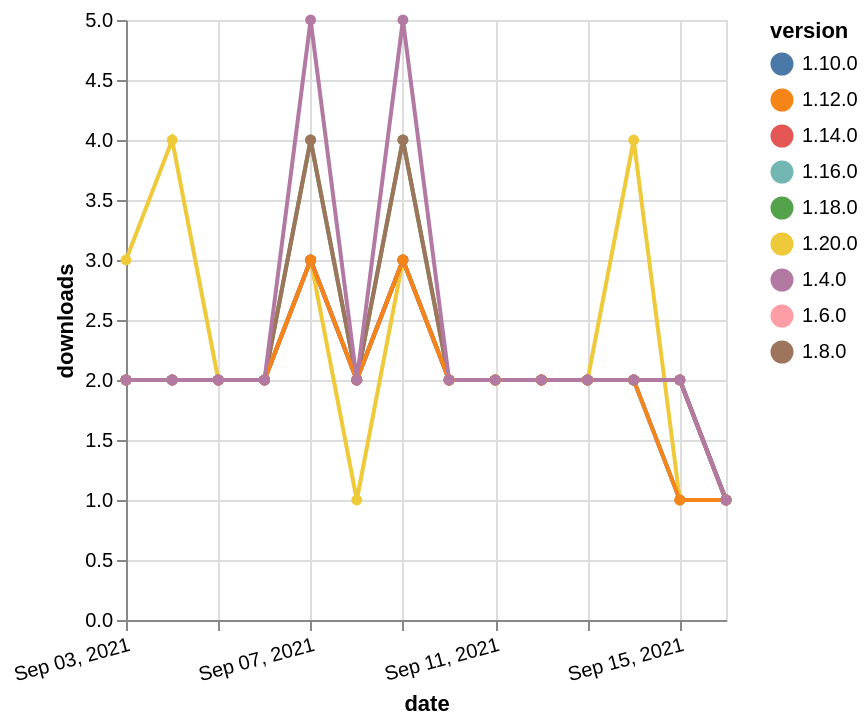

Describe this chart as a Vega-Lite specification.
### Vega-Lite specification from a JSON file in a GitHub repository (floating-point values rounded to 4 significant figures)
{"$schema": "https://vega.github.io/schema/vega-lite/v5.json", "description": "A simple bar chart with embedded data.", "data": {"values": [{"date": "2021-09-03", "total": 2637, "delta": 2, "version": "1.6.0"}, {"date": "2021-09-04", "total": 2639, "delta": 2, "version": "1.6.0"}, {"date": "2021-09-05", "total": 2641, "delta": 2, "version": "1.6.0"}, {"date": "2021-09-06", "total": 2643, "delta": 2, "version": "1.6.0"}, {"date": "2021-09-07", "total": 2646, "delta": 3, "version": "1.6.0"}, {"date": "2021-09-08", "total": 2648, "delta": 2, "version": "1.6.0"}, {"date": "2021-09-09", "total": 2651, "delta": 3, "version": "1.6.0"}, {"date": "2021-09-10", "total": 2653, "delta": 2, "version": "1.6.0"}, {"date": "2021-09-11", "total": 2655, "delta": 2, "version": "1.6.0"}, {"date": "2021-09-12", "total": 2657, "delta": 2, "version": "1.6.0"}, {"date": "2021-09-13", "total": 2659, "delta": 2, "version": "1.6.0"}, {"date": "2021-09-14", "total": 2661, "delta": 2, "version": "1.6.0"}, {"date": "2021-09-15", "total": 2663, "delta": 2, "version": "1.6.0"}, {"date": "2021-09-16", "total": 2664, "delta": 1, "version": "1.6.0"}, {"date": "2021-09-03", "total": 716, "delta": 2, "version": "1.18.0"}, {"date": "2021-09-04", "total": 718, "delta": 2, "version": "1.18.0"}, {"date": "2021-09-05", "total": 720, "delta": 2, "version": "1.18.0"}, {"date": "2021-09-06", "total": 722, "delta": 2, "version": "1.18.0"}, {"date": "2021-09-07", "total": 726, "delta": 4, "version": "1.18.0"}, {"date": "2021-09-08", "total": 728, "delta": 2, "version": "1.18.0"}, {"date": "2021-09-09", "total": 732, "delta": 4, "version": "1.18.0"}, {"date": "2021-09-10", "total": 734, "delta": 2, "version": "1.18.0"}, {"date": "2021-09-11", "total": 736, "delta": 2, "version": "1.18.0"}, {"date": "2021-09-12", "total": 738, "delta": 2, "version": "1.18.0"}, {"date": "2021-09-13", "total": 740, "delta": 2, "version": "1.18.0"}, {"date": "2021-09-14", "total": 742, "delta": 2, "version": "1.18.0"}, {"date": "2021-09-15", "total": 744, "delta": 2, "version": "1.18.0"}, {"date": "2021-09-16", "total": 745, "delta": 1, "version": "1.18.0"}, {"date": "2021-09-03", "total": 2526, "delta": 2, "version": "1.8.0"}, {"date": "2021-09-04", "total": 2528, "delta": 2, "version": "1.8.0"}, {"date": "2021-09-05", "total": 2530, "delta": 2, "version": "1.8.0"}, {"date": "2021-09-06", "total": 2532, "delta": 2, "version": "1.8.0"}, {"date": "2021-09-07", "total": 2536, "delta": 4, "version": "1.8.0"}, {"date": "2021-09-08", "total": 2538, "delta": 2, "version": "1.8.0"}, {"date": "2021-09-09", "total": 2542, "delta": 4, "version": "1.8.0"}, {"date": "2021-09-10", "total": 2544, "delta": 2, "version": "1.8.0"}, {"date": "2021-09-11", "total": 2546, "delta": 2, "version": "1.8.0"}, {"date": "2021-09-12", "total": 2548, "delta": 2, "version": "1.8.0"}, {"date": "2021-09-13", "total": 2550, "delta": 2, "version": "1.8.0"}, {"date": "2021-09-14", "total": 2552, "delta": 2, "version": "1.8.0"}, {"date": "2021-09-15", "total": 2554, "delta": 2, "version": "1.8.0"}, {"date": "2021-09-16", "total": 2555, "delta": 1, "version": "1.8.0"}, {"date": "2021-09-03", "total": 2051, "delta": 2, "version": "1.10.0"}, {"date": "2021-09-04", "total": 2053, "delta": 2, "version": "1.10.0"}, {"date": "2021-09-05", "total": 2055, "delta": 2, "version": "1.10.0"}, {"date": "2021-09-06", "total": 2057, "delta": 2, "version": "1.10.0"}, {"date": "2021-09-07", "total": 2060, "delta": 3, "version": "1.10.0"}, {"date": "2021-09-08", "total": 2062, "delta": 2, "version": "1.10.0"}, {"date": "2021-09-09", "total": 2065, "delta": 3, "version": "1.10.0"}, {"date": "2021-09-10", "total": 2067, "delta": 2, "version": "1.10.0"}, {"date": "2021-09-11", "total": 2069, "delta": 2, "version": "1.10.0"}, {"date": "2021-09-12", "total": 2071, "delta": 2, "version": "1.10.0"}, {"date": "2021-09-13", "total": 2073, "delta": 2, "version": "1.10.0"}, {"date": "2021-09-14", "total": 2075, "delta": 2, "version": "1.10.0"}, {"date": "2021-09-15", "total": 2076, "delta": 1, "version": "1.10.0"}, {"date": "2021-09-16", "total": 2077, "delta": 1, "version": "1.10.0"}, {"date": "2021-09-03", "total": 233, "delta": 3, "version": "1.20.0"}, {"date": "2021-09-04", "total": 237, "delta": 4, "version": "1.20.0"}, {"date": "2021-09-05", "total": 239, "delta": 2, "version": "1.20.0"}, {"date": "2021-09-06", "total": 241, "delta": 2, "version": "1.20.0"}, {"date": "2021-09-07", "total": 244, "delta": 3, "version": "1.20.0"}, {"date": "2021-09-08", "total": 245, "delta": 1, "version": "1.20.0"}, {"date": "2021-09-09", "total": 248, "delta": 3, "version": "1.20.0"}, {"date": "2021-09-10", "total": 250, "delta": 2, "version": "1.20.0"}, {"date": "2021-09-11", "total": 252, "delta": 2, "version": "1.20.0"}, {"date": "2021-09-12", "total": 254, "delta": 2, "version": "1.20.0"}, {"date": "2021-09-13", "total": 256, "delta": 2, "version": "1.20.0"}, {"date": "2021-09-14", "total": 260, "delta": 4, "version": "1.20.0"}, {"date": "2021-09-15", "total": 261, "delta": 1, "version": "1.20.0"}, {"date": "2021-09-16", "total": 262, "delta": 1, "version": "1.20.0"}, {"date": "2021-09-03", "total": 1005, "delta": 2, "version": "1.16.0"}, {"date": "2021-09-04", "total": 1007, "delta": 2, "version": "1.16.0"}, {"date": "2021-09-05", "total": 1009, "delta": 2, "version": "1.16.0"}, {"date": "2021-09-06", "total": 1011, "delta": 2, "version": "1.16.0"}, {"date": "2021-09-07", "total": 1014, "delta": 3, "version": "1.16.0"}, {"date": "2021-09-08", "total": 1016, "delta": 2, "version": "1.16.0"}, {"date": "2021-09-09", "total": 1019, "delta": 3, "version": "1.16.0"}, {"date": "2021-09-10", "total": 1021, "delta": 2, "version": "1.16.0"}, {"date": "2021-09-11", "total": 1023, "delta": 2, "version": "1.16.0"}, {"date": "2021-09-12", "total": 1025, "delta": 2, "version": "1.16.0"}, {"date": "2021-09-13", "total": 1027, "delta": 2, "version": "1.16.0"}, {"date": "2021-09-14", "total": 1029, "delta": 2, "version": "1.16.0"}, {"date": "2021-09-15", "total": 1031, "delta": 2, "version": "1.16.0"}, {"date": "2021-09-16", "total": 1032, "delta": 1, "version": "1.16.0"}, {"date": "2021-09-03", "total": 1498, "delta": 2, "version": "1.14.0"}, {"date": "2021-09-04", "total": 1500, "delta": 2, "version": "1.14.0"}, {"date": "2021-09-05", "total": 1502, "delta": 2, "version": "1.14.0"}, {"date": "2021-09-06", "total": 1504, "delta": 2, "version": "1.14.0"}, {"date": "2021-09-07", "total": 1507, "delta": 3, "version": "1.14.0"}, {"date": "2021-09-08", "total": 1509, "delta": 2, "version": "1.14.0"}, {"date": "2021-09-09", "total": 1512, "delta": 3, "version": "1.14.0"}, {"date": "2021-09-10", "total": 1514, "delta": 2, "version": "1.14.0"}, {"date": "2021-09-11", "total": 1516, "delta": 2, "version": "1.14.0"}, {"date": "2021-09-12", "total": 1518, "delta": 2, "version": "1.14.0"}, {"date": "2021-09-13", "total": 1520, "delta": 2, "version": "1.14.0"}, {"date": "2021-09-14", "total": 1522, "delta": 2, "version": "1.14.0"}, {"date": "2021-09-15", "total": 1524, "delta": 2, "version": "1.14.0"}, {"date": "2021-09-16", "total": 1525, "delta": 1, "version": "1.14.0"}, {"date": "2021-09-03", "total": 1646, "delta": 2, "version": "1.12.0"}, {"date": "2021-09-04", "total": 1648, "delta": 2, "version": "1.12.0"}, {"date": "2021-09-05", "total": 1650, "delta": 2, "version": "1.12.0"}, {"date": "2021-09-06", "total": 1652, "delta": 2, "version": "1.12.0"}, {"date": "2021-09-07", "total": 1655, "delta": 3, "version": "1.12.0"}, {"date": "2021-09-08", "total": 1657, "delta": 2, "version": "1.12.0"}, {"date": "2021-09-09", "total": 1660, "delta": 3, "version": "1.12.0"}, {"date": "2021-09-10", "total": 1662, "delta": 2, "version": "1.12.0"}, {"date": "2021-09-11", "total": 1664, "delta": 2, "version": "1.12.0"}, {"date": "2021-09-12", "total": 1666, "delta": 2, "version": "1.12.0"}, {"date": "2021-09-13", "total": 1668, "delta": 2, "version": "1.12.0"}, {"date": "2021-09-14", "total": 1670, "delta": 2, "version": "1.12.0"}, {"date": "2021-09-15", "total": 1671, "delta": 1, "version": "1.12.0"}, {"date": "2021-09-16", "total": 1672, "delta": 1, "version": "1.12.0"}, {"date": "2021-09-03", "total": 3717, "delta": 2, "version": "1.4.0"}, {"date": "2021-09-04", "total": 3719, "delta": 2, "version": "1.4.0"}, {"date": "2021-09-05", "total": 3721, "delta": 2, "version": "1.4.0"}, {"date": "2021-09-06", "total": 3723, "delta": 2, "version": "1.4.0"}, {"date": "2021-09-07", "total": 3728, "delta": 5, "version": "1.4.0"}, {"date": "2021-09-08", "total": 3730, "delta": 2, "version": "1.4.0"}, {"date": "2021-09-09", "total": 3735, "delta": 5, "version": "1.4.0"}, {"date": "2021-09-10", "total": 3737, "delta": 2, "version": "1.4.0"}, {"date": "2021-09-11", "total": 3739, "delta": 2, "version": "1.4.0"}, {"date": "2021-09-12", "total": 3741, "delta": 2, "version": "1.4.0"}, {"date": "2021-09-13", "total": 3743, "delta": 2, "version": "1.4.0"}, {"date": "2021-09-14", "total": 3745, "delta": 2, "version": "1.4.0"}, {"date": "2021-09-15", "total": 3747, "delta": 2, "version": "1.4.0"}, {"date": "2021-09-16", "total": 3748, "delta": 1, "version": "1.4.0"}]}, "width": "container", "mark": {"type": "line", "point": {"filled": true}}, "encoding": {"x": {"field": "date", "type": "temporal", "timeUnit": "yearmonthdate", "title": "date", "axis": {"labelAngle": -15}}, "y": {"field": "delta", "type": "quantitative", "title": "downloads"}, "color": {"field": "version", "type": "nominal"}, "tooltip": {"field": "delta"}}}
